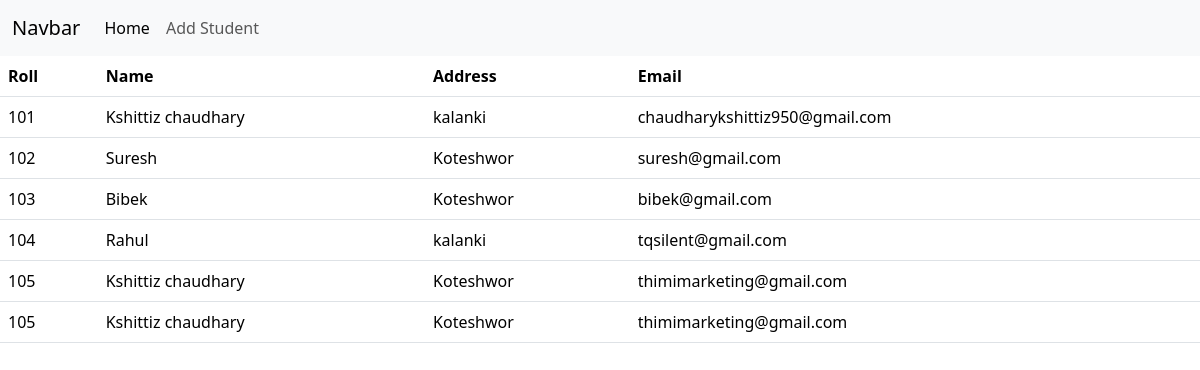
The page / on the database its author committed.
### core/models.py (models this page shows)
class Student(models.Model):
    roll = models.IntegerField()
    name = models.CharField(max_length=100)
    address = models.CharField(max_length=100)
    email = models.EmailField()
    def __str__(self):
        return str(self.roll)

### core/views.py (the view)
# urls.py: path("", home, name="home"),
def home(request):
    all_students = Student.objects.all()
    print(all_students)
    context = {'students': all_students}
    return render(request=request, context=context, template_name="core/index.html")

### core/templates/core/index.html (shortened to what this page needs)
{% extends 'core/base.html' %}
{% block content %}
<table class="table">
  <thead>
    <tr>
      <th scope="col">Roll</th>
      <th scope="col">Name</th>
      <th scope="col">Address</th>
      <th scope="col">Email</th>
    </tr>
  </thead>
  <tbody>
    {% for student in students %}
    {% if student %}
    <tr>
      <td scope="row">{{ student.roll }}</td>
      <td>{{ student.name }}</td>
      <td>{{ student.address }}</td>
      <td>{{ student.email }}</td>
    </tr>
    {% else %}
    <h4>Data not found</h4>
    {% endif %}
    {% endfor %}
  </tbody>
</table>
{% endblock %}

### core/templates/core/base.html (shortened to what this page needs)
<!DOCTYPE html>
<html lang="en">
  <head>
    <link
      href="https://cdn.jsdelivr.net/npm/bootstrap@5.3.3/dist/css/bootstrap.min.css"
      rel="stylesheet"
    />
  </head>
  <body>
    <nav class="navbar navbar-expand-lg bg-body-tertiary">
      <div class="container-fluid">
        <a class="navbar-brand" href="#">Navbar</a>
        <div class="collapse navbar-collapse" id="navbarSupportedContent">
          <ul class="navbar-nav me-auto mb-2 mb-lg-0">
            <li class="nav-item">
              <a
                class="nav-link active"
                aria-current="page"
                href="{% url 'home' %}"
              >
                Home
              </a>
            </li>
            <li class="nav-item">
              <a class="nav-link" href="{% url 'add-student' %}">
                Add Student
              </a>
            </li>
          </ul>
        </div>
      </div>
    </nav>
    {% block content %} {% endblock %}
  </body>
</html>

### rows shown on the page
Student: roll "101", name "Kshittiz chaudhary", address "kalanki", email "chaudharykshittiz950@gmail.com"
Student: roll "102", name "Suresh", address "Koteshwor", email "suresh@gmail.com"
Student: roll "103", name "Bibek", address "Koteshwor", email "bibek@gmail.com"
Student: roll "104", name "Rahul", address "kalanki", email "tqsilent@gmail.com"
Student: roll "105", name "Kshittiz chaudhary", address "Koteshwor", email "thimimarketing@gmail.com"
Student: roll "105", name "Kshittiz chaudhary", address "Koteshwor", email "thimimarketing@gmail.com"
